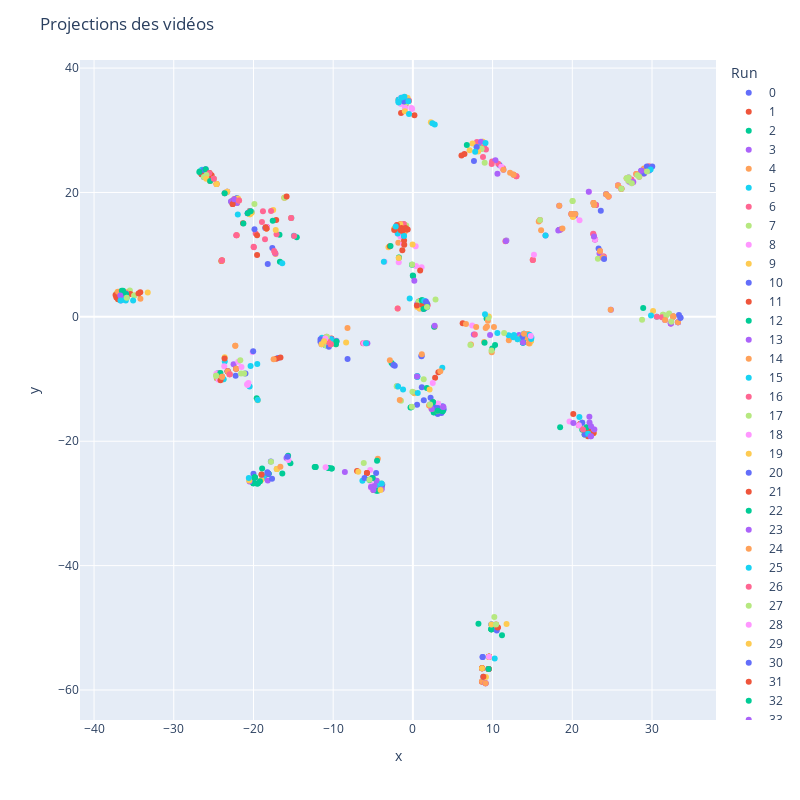

Notebook cell for this chart:
### Code cell
import plotly.express as px

fig = px.scatter(df, x='x', y='y', color='walk_id', hover_data=['best_topic_id'], width=800, height=800, labels={'walk_id': 'Run'})
fig.update_layout(
    title='Projections des vidéos'
)
fig.show()

### Figure 1 — Plotly figure (JSON) as saved in the notebook; plotly's stock layout.template omitted (floating-point values rounded to 4 significant figures)
{"data": [{"customdata": [[12], [4], [12], [12], [4], [6], [0], [6], [6], [4], [6], [0], [6], [6], [6], [6], [6], [6], [6], [6], [6], [6]], "hovertemplate": "Run=0<br>x=%{x}<br>y=%{y}<br>best_topic_id=%{customdata[0]}<extra></extra>", "legendgroup": "0", "marker": {"color": "#636efa", "symbol": "circle"}, "mode": "markers", "name": "0", "orientation": "v", "showlegend": true, "x": [-18.52, -10.64, -20.72, -17.63, -11.6, -1.975, -21.01, -2.273, 1.117, -16.9, 3.118, -22.24, 0.5265, 1.367, 3.865, 3.719, 1.083, 1.084, 3.118, 3.578, 2.22, -2.496], "xaxis": "x", "y": [14.27, -4.0, 16.65, 11.09, -3.993, -11.15, -9.119, -7.845, -11.31, -6.631, -15.57, -9.45, -14.14, -13.4, -14.9, -14.37, -6.344, -6.239, -15.57, -15.46, -13.01, -7.653], "yaxis": "y", "type": "scatter"}, {"customdata": [[0], [12], [6], [9], [13], [8], [6], [2], [2], [2], [9], [7], [2], [3], [11], [8], [14], [14]], "hovertemplate": "Run=1<br>x=%{x}<br>y=%{y}<br>best_topic_id=%{customdata[0]}<extra></extra>", "legendgroup": "1", "marker": {"color": "#EF553B", "symbol": "circle"}, "mode": "markers", "name": "1", "orientation": "v", "showlegend": true, "x": [-17.13, -24.63, 0.5367, 8.148, -18.72, 2.788, 3.199, 21.0, 21.0, 20.83, 6.095, -4.961, 21.96, 8.663, 0.8194, -1.58, 0.1906, -1.794], "xaxis": "x", "y": [-6.717, 21.35, -9.595, 27.68, -25.81, -9.804, -8.914, -17.21, -17.21, -17.41, 25.94, -27.86, -19.19, -58.68, 2.517, 14.9, 32.41, 34.89], "yaxis": "y", "type": "scatter"}, {"customdata": [[6], [12], [4], [6], [6], [6], [6], [6], [3], [12], [12], [2], [4], [11], [13], [12], [12], [1], [0], [0], [0], [3], [3], [4], [7]], "hovertemplate": "Run=2<br>x=%{x}<br>y=%{y}<br>best_topic_id=%{customdata[0]}<extra></extra>", "legendgroup": "2", "marker": {"color": "#00cc96", "symbol": "circle"}, "mode": "markers", "name": "2", "orientation": "v", "showlegend": true, "x": [2.65, -16.74, -2.674, 2.604, 3.722, -0.1974, 1.752, -0.2972, 8.224, -14.57, -20.46, 21.24, -10.94, 0.7103, -12.32, -26.7, -26.52, 9.244, -16.68, -19.59, -24.58, 9.849, 9.849, -11.42, -4.823], "xaxis": "x", "y": [-15.39, 13.19, -7.407, -15.33, -15.19, -14.52, -11.46, -14.57, -49.34, 12.8, 17.01, -17.04, -4.569, 2.376, -24.14, 23.41, 22.91, -0.2552, 8.866, -13.08, -9.873, -50.24, -50.24, -3.878, -27.19], "yaxis": "y", "type": "scatter"}, {"customdata": [[0], [12], [5], [5], [11], [11], [11], [11], [11], [3], [11], [11], [11], [5], [11], [11], [5]], "hovertemplate": "Run=3<br>x=%{x}<br>y=%{y}<br>best_topic_id=%{customdata[0]}<extra></extra>", "legendgroup": "3", "marker": {"color": "#ab63fa", "symbol": "circle"}, "mode": "markers", "name": "3", "orientation": "v", "showlegend": true, "x": [-24.49, -22.61, 32.36, 23.83, 18.36, 11.36, 12.64, 19.9, 23.41, 9.119, 20.34, 16.64, 24.54, 24.84, 22.85, 11.73, 33.26], "xaxis": "x", "y": [-9.066, 18.15, -1.076, 9.527, 17.86, 23.66, 22.86, 16.54, 10.19, -58.91, 16.3, 13.1, 19.35, 1.133, 12.45, 12.28, -0.8661], "yaxis": "y", "type": "scatter"}, {"customdata": [[12], [3], [13], [11], [7], [3], [12], [12], [10], [10], [5], [11], [11], [11], [1], [11], [11]], "hovertemplate": "Run=4<br>x=%{x}<br>y=%{y}<br>best_topic_id=%{customdata[0]}<extra></extra>", "legendgroup": "4", "marker": {"color": "#FFA15A", "symbol": "circle"}, "mode": "markers", "name": "4", "orientation": "v", "showlegend": true, "x": [-17.23, 9.849, -17.07, 20.07, -4.551, 8.677, -24.63, -23.61, -35.92, -36.56, 23.94, 28.98, 15.89, 16.09, 8.941, 26.81, 24.54], "xaxis": "x", "y": [10.11, -50.24, -24.48, 16.1, -26.36, -58.57, 21.35, 19.88, 3.243, 4.117, 9.701, 23.84, 15.51, 13.92, -4.053, 22.31, 19.35], "yaxis": "y", "type": "scatter"}, {"customdata": [[9], [12], [9], [6], [5], [12], [9], [12], [13], [4], [9], [3], [12], [2], [3], [3], [3], [4]], "hovertemplate": "Run=5<br>x=%{x}<br>y=%{y}<br>best_topic_id=%{customdata[0]}<extra></extra>", "legendgroup": "5", "marker": {"color": "#19d3f3", "symbol": "circle"}, "mode": "markers", "name": "5", "orientation": "v", "showlegend": true, "x": [8.917, -22.07, 8.148, 0.5367, -0.4001, -21.97, 8.011, -23.3, -18.72, -11.41, 8.606, 9.506, -26.47, 22.25, 9.549, 9.506, 9.506, -10.94], "xaxis": "x", "y": [27.55, 19.07, 27.68, -9.595, 2.938, 16.46, 27.31, 20.12, -25.81, -3.359, 27.03, -56.61, 23.64, -18.04, -54.65, -56.61, -56.61, -4.57], "yaxis": "y", "type": "scatter"}, {"customdata": [[14], [12], [9], [12], [12], [12], [6], [12], [5], [11], [11], [3], [5], [11], [11], [3], [11], [11], [9], [11], [11]], "hovertemplate": "Run=6<br>x=%{x}<br>y=%{y}<br>best_topic_id=%{customdata[0]}<extra></extra>", "legendgroup": "6", "marker": {"color": "#FF6692", "symbol": "circle"}, "mode": "markers", "name": "6", "orientation": "v", "showlegend": true, "x": [-0.9146, -18.32, 8.795, -20.46, -18.94, -17.1, 0.526, -19.72, 32.66, 23.47, 15.96, 9.119, 31.64, 22.85, 12.99, 15.04, 18.34, 29.0, 11.3, 25.73, 22.73], "xaxis": "x", "y": [34.12, 14.43, 25.7, 17.01, 15.27, 13.27, -9.584, 13.42, 0.06535, 10.6, 15.58, -58.91, -0.4945, 12.45, 22.61, 9.153, 13.95, 23.07, 23.9, 21.12, 18.04], "yaxis": "y", "type": "scatter"}, {"customdata": [[5], [13], [11], [14], [14], [5], [2], [10], [10], [4], [11], [3], [10], [10], [2], [7]], "hovertemplate": "Run=7<br>x=%{x}<br>y=%{y}<br>best_topic_id=%{customdata[0]}<extra></extra>", "legendgroup": "7", "marker": {"color": "#B6E880", "symbol": "circle"}, "mode": "markers", "name": "7", "orientation": "v", "showlegend": true, "x": [23.21, -17.07, 11.65, -1.138, -0.8218, 9.006, 21.34, -37.0, -35.51, -10.94, 0.8531, 9.849, -24.03, -37.19, 21.8, -4.417], "xaxis": "x", "y": [9.358, -24.48, 12.23, 34.61, 34.44, 24.8, -18.1, 2.842, 4.231, -4.569, 1.337, -50.24, 9.002, 3.743, -17.73, -27.64], "yaxis": "y", "type": "scatter"}, {"customdata": [[8], [8], [8], [8], [8], [11], [8], [8], [8], [8], [7], [7], [7], [2], [1], [3], [9]], "hovertemplate": "Run=8<br>x=%{x}<br>y=%{y}<br>best_topic_id=%{customdata[0]}<extra></extra>", "legendgroup": "8", "marker": {"color": "#FF97FF", "symbol": "circle"}, "mode": "markers", "name": "8", "orientation": "v", "showlegend": true, "x": [1.093, 0.3926, 0.3478, -1.778, -3.558, 0.8531, -1.538, -2.0, -1.908, -1.907, -5.358, -5.238, -5.205, 21.24, 7.441, 9.506, 8.487], "xaxis": "x", "y": [7.989, 8.182, 11.34, 8.79, 8.864, 1.337, 12.94, 14.76, 13.41, 13.41, -24.62, -27.49, -26.98, -17.04, -1.383, -56.61, 26.98], "yaxis": "y", "type": "scatter"}, {"customdata": [[4], [10], [10], [11], [11], [3], [3], [8], [13], [1], [1], [1], [13], [13], [13], [6], [4], [7]], "hovertemplate": "Run=9<br>x=%{x}<br>y=%{y}<br>best_topic_id=%{customdata[0]}<extra></extra>", "legendgroup": "9", "marker": {"color": "#FECB52", "symbol": "circle"}, "mode": "markers", "name": "9", "orientation": "v", "showlegend": true, "x": [-8.374, -37.23, -37.06, 0.8531, 0.5414, 9.506, 9.849, -3.064, -17.07, 14.81, 14.81, 14.65, -19.47, -19.0, -19.18, 0.1914, -10.98, -3.916], "xaxis": "x", "y": [-4.141, 3.325, 3.979, 1.337, 1.575, -56.61, -50.24, 11.18, -24.48, -3.871, -3.871, -4.27, -13.42, -26.18, -26.44, -12.3, -3.423, -27.33], "yaxis": "y", "type": "scatter"}, {"customdata": [[4], [0], [12], [13], [1], [3], [11], [3], [3], [3], [7], [7], [3], [7], [11]], "hovertemplate": "Run=10<br>x=%{x}<br>y=%{y}<br>best_topic_id=%{customdata[0]}<extra></extra>", "legendgroup": "10", "marker": {"color": "#636efa", "symbol": "circle"}, "mode": "markers", "name": "10", "orientation": "v", "showlegend": true, "x": [-11.59, -23.23, -26.0, -17.82, 13.94, 8.844, 1.507, 9.506, 8.749, 8.749, -3.843, -4.506, 8.677, -3.915, 23.57], "xaxis": "x", "y": [-3.598, -8.737, 23.72, -23.26, -3.265, -57.88, 1.388, -56.61, -54.69, -54.69, -26.96, -26.85, -56.48, -27.33, 17.07], "yaxis": "y", "type": "scatter"}, {"customdata": [[12], [12], [12], [12], [2], [2], [4], [4], [12], [12], [14], [6], [10], [12], [7], [8], [11], [8], [7], [3], [10], [10], [10], [10], [10], [10], [3]], "hovertemplate": "Run=11<br>x=%{x}<br>y=%{y}<br>best_topic_id=%{customdata[0]}<extra></extra>", "legendgroup": "11", "marker": {"color": "#EF553B", "symbol": "circle"}, "mode": "markers", "name": "11", "orientation": "v", "showlegend": true, "x": [-26.52, -22.07, -22.61, -21.31, 22.0, 22.01, -16.61, -10.21, -17.15, -18.32, -1.486, 2.526, -37.19, -23.94, -7.005, -1.126, 0.9107, -1.894, -5.764, 9.549, -36.57, -36.98, -35.45, -37.3, -24.02, -34.2, 9.549], "xaxis": "x", "y": [22.91, 18.31, 18.15, 15.03, -18.5, -18.25, -6.527, -3.47, 15.57, 14.43, 32.78, -13.73, 3.123, 9.106, -24.8, 14.88, 7.46, 14.06, -25.12, -54.65, 3.472, 2.832, 3.693, 3.508, 8.965, 3.974, -54.65], "yaxis": "y", "type": "scatter"}, {"customdata": [[3], [13], [7], [7], [13], [13], [13], [13], [7], [7], [7], [7], [7], [7], [7], [8], [7], [3]], "hovertemplate": "Run=12<br>x=%{x}<br>y=%{y}<br>best_topic_id=%{customdata[0]}<extra></extra>", "legendgroup": "12", "marker": {"color": "#00cc96", "symbol": "circle"}, "mode": "markers", "name": "12", "orientation": "v", "showlegend": true, "x": [9.549, -20.01, -5.447, -10.16, -20.01, -12.2, -15.36, -20.01, -10.61, -5.447, -10.54, -10.23, -0.007922, -4.403, -4.583, -0.1144, 0.02897, 9.849], "xaxis": "x", "y": [-54.65, -26.75, -26.21, -24.38, -26.75, -24.12, -23.53, -26.75, -24.29, -26.21, -24.31, -24.37, 6.636, -27.95, -27.95, 8.381, 6.562, -50.24], "yaxis": "y", "type": "scatter"}, {"customdata": [[12], [12], [0], [3], [4], [11], [1], [4], [13], [7], [11], [13], [0], [11], [4], [1], [1], [10], [13]], "hovertemplate": "Run=13<br>x=%{x}<br>y=%{y}<br>best_topic_id=%{customdata[0]}<extra></extra>", "legendgroup": "13", "marker": {"color": "#ab63fa", "symbol": "circle"}, "mode": "markers", "name": "13", "orientation": "v", "showlegend": true, "x": [-25.55, -18.32, -22.18, 10.64, -10.23, 0.529, -5.711, -11.45, -20.49, -5.036, 0.529, -18.21, -22.5, 19.9, -9.588, 7.641, 13.32, -36.44, -15.86], "xaxis": "x", "y": [23.09, 14.43, -8.336, -49.95, -3.56, 1.972, -4.236, -4.387, -26.48, -25.92, 1.972, -26.33, -7.612, 16.54, -3.823, -2.834, -2.903, 3.282, -22.68], "yaxis": "y", "type": "scatter"}, {"customdata": [[7], [3], [10], [12], [12], [10], [1], [8], [12], [12], [12], [1], [1], [1], [1], [1], [1], [1], [2], [1], [1], [1], [13], [6], [10], [6]], "hovertemplate": "Run=14<br>x=%{x}<br>y=%{y}<br>best_topic_id=%{customdata[0]}<extra></extra>", "legendgroup": "14", "marker": {"color": "#FFA15A", "symbol": "circle"}, "mode": "markers", "name": "14", "orientation": "v", "showlegend": true, "x": [-5.056, 10.64, -8.204, -22.09, -23.98, -36.0, 9.132, -1.827, -18.36, -18.36, -18.36, 7.941, 14.32, 10.17, 14.54, 14.32, 12.03, 14.43, 9.894, 9.414, 13.56, 2.733, -16.62, 2.05, 1.121, 0.1071], "xaxis": "x", "y": [-25.93, -49.95, -1.779, 13.13, 9.037, 3.96, -1.773, 11.92, 14.21, 14.21, 14.21, -1.645, -3.402, -1.612, -4.255, -3.402, -3.745, -2.756, -5.709, -0.6368, -3.235, -1.576, -24.1, -14.27, -6.001, -12.18], "yaxis": "y", "type": "scatter"}, {"customdata": [[9], [0], [1], [1], [1], [1], [1], [1], [1], [1], [1], [1], [2], [12], [1], [1], [1], [7], [14]], "hovertemplate": "Run=15<br>x=%{x}<br>y=%{y}<br>best_topic_id=%{customdata[0]}<extra></extra>", "legendgroup": "15", "marker": {"color": "#19d3f3", "symbol": "circle"}, "mode": "markers", "name": "15", "orientation": "v", "showlegend": true, "x": [8.011, -23.6, 13.81, 13.81, 12.68, 13.81, 12.01, 14.63, 13.81, 13.81, 13.94, 13.94, 3.689, -15.25, 14.84, 10.6, 14.87, -4.51, -1.794], "xaxis": "x", "y": [27.31, -7.171, -4.113, -4.113, -2.949, -4.113, -2.951, -2.876, -4.113, -4.113, -2.711, -2.711, -8.165, 15.89, -3.544, -2.593, -3.326, -27.03, 34.89], "yaxis": "y", "type": "scatter"}, {"customdata": [[4], [14], [9], [4], [9], [9], [9], [5], [5], [11], [11], [11], [11], [11], [11], [9], [5], [11]], "hovertemplate": "Run=16<br>x=%{x}<br>y=%{y}<br>best_topic_id=%{customdata[0]}<extra></extra>", "legendgroup": "16", "marker": {"color": "#FF6692", "symbol": "circle"}, "mode": "markers", "name": "16", "orientation": "v", "showlegend": true, "x": [-10.82, -0.5069, 8.917, -6.242, 9.931, 8.035, 9.17, 32.66, 23.83, 22.64, 26.15, 24.54, 28.02, 28.4, 29.53, 8.917, 23.94, 29.61], "xaxis": "x", "y": [-3.196, 34.76, 27.55, -4.224, 25.0, 28.1, 26.93, 0.06535, 9.528, 13.29, 20.62, 19.35, 22.98, 22.53, 24.04, 27.55, 9.701, 24.21], "yaxis": "y", "type": "scatter"}, {"customdata": [[9], [9], [12], [13], [9], [6], [12], [6], [0], [5], [2], [1], [1], [7], [7], [11], [6]], "hovertemplate": "Run=17<br>x=%{x}<br>y=%{y}<br>best_topic_id=%{customdata[0]}<extra></extra>", "legendgroup": "17", "marker": {"color": "#B6E880", "symbol": "circle"}, "mode": "markers", "name": "17", "orientation": "v", "showlegend": true, "x": [8.606, 8.011, -22.07, -18.99, 8.606, -2.032, -23.61, -0.1219, -23.75, 31.38, 22.67, 13.14, 11.45, -6.165, -3.933, 0.7103, -1.491], "xaxis": "x", "y": [27.03, 27.31, 18.31, -25.34, 27.03, -11.15, 19.88, -14.47, -10.05, 0.3486, -18.66, -3.61, -2.602, -23.49, -26.81, 2.376, -13.49], "yaxis": "y", "type": "scatter"}, {"customdata": [[4], [2], [6], [5], [2], [14], [14], [14], [14], [14], [14], [14], [14], [14], [13], [7], [8]], "hovertemplate": "Run=18<br>x=%{x}<br>y=%{y}<br>best_topic_id=%{customdata[0]}<extra></extra>", "legendgroup": "18", "marker": {"color": "#FF97FF", "symbol": "circle"}, "mode": "markers", "name": "18", "orientation": "v", "showlegend": true, "x": [-6.119, 19.65, 2.493, 32.42, 22.78, -1.513, -1.461, -1.513, -1.461, -0.9969, -0.9969, -0.9969, -0.1783, -0.09306, -15.61, -10.95, -1.546], "xaxis": "x", "y": [-4.237, -16.84, -10.63, -0.7754, -18.12, 34.26, 35.23, 34.26, 35.23, 33.57, 33.57, 33.57, 33.59, 33.41, -23.02, -24.19, 12.94], "yaxis": "y", "type": "scatter"}, {"customdata": [[10], [3], [5], [5], [13], [14], [14], [14], [14], [7], [14], [9], [9], [9], [9], [12], [9]], "hovertemplate": "Run=19<br>x=%{x}<br>y=%{y}<br>best_topic_id=%{customdata[0]}<extra></extra>", "legendgroup": "19", "marker": {"color": "#FECB52", "symbol": "circle"}, "mode": "markers", "name": "19", "orientation": "v", "showlegend": true, "x": [-34.96, 9.549, 30.13, 9.525, -20.53, -0.6766, -1.007, -0.9622, -0.6778, -6.853, 2.258, 7.479, 8.762, 7.119, 8.762, -1.904, 8.184], "xaxis": "x", "y": [3.444, -54.65, 0.9234, 0.06001, -26.32, 35.19, 33.07, 35.33, 35.19, -24.92, 31.3, 27.89, 28.16, 26.81, 28.16, 1.344, 26.61], "yaxis": "y", "type": "scatter"}, {"customdata": [[12], [9], [12], [5], [11], [5], [11], [11], [11], [11], [11], [11], [11], [11], [11], [9], [5], [11]], "hovertemplate": "Run=20<br>x=%{x}<br>y=%{y}<br>best_topic_id=%{customdata[0]}<extra></extra>", "legendgroup": "20", "marker": {"color": "#636efa", "symbol": "circle"}, "mode": "markers", "name": "20", "orientation": "v", "showlegend": true, "x": [-26.24, 8.011, -19.87, 32.66, 27.07, 33.26, 29.35, 20.37, 28.65, 22.97, 25.73, 30.03, 18.34, 29.65, 29.0, 10.87, 31.64, 23.3], "xaxis": "x", "y": [23.61, 27.31, 14.08, 0.06535, 22.39, -0.8661, 24.19, 16.54, 23.49, 17.97, 21.12, 24.16, 13.95, 23.53, 23.07, 24.41, -0.4945, 10.99], "yaxis": "y", "type": "scatter"}, {"customdata": [[3], [3], [3], [3], [3], [11], [3], [3], [3], [0], [11]], "hovertemplate": "Run=21<br>x=%{x}<br>y=%{y}<br>best_topic_id=%{customdata[0]}<extra></extra>", "legendgroup": "21", "marker": {"color": "#EF553B", "symbol": "circle"}, "mode": "markers", "name": "21", "orientation": "v", "showlegend": true, "x": [9.549, 9.549, 8.677, 9.549, 8.677, 22.66, 10.64, 8.677, 9.506, -22.18, 0.5053], "xaxis": "x", "y": [-54.65, -54.65, -56.48, -54.65, -56.48, 18.3, -49.95, -56.48, -56.61, -8.336, 1.844], "yaxis": "y", "type": "scatter"}, {"customdata": [[1], [13], [13], [13], [12], [8], [13], [13], [13], [13], [3], [13], [2], [2], [12], [1]], "hovertemplate": "Run=22<br>x=%{x}<br>y=%{y}<br>best_topic_id=%{customdata[0]}<extra></extra>", "legendgroup": "22", "marker": {"color": "#00cc96", "symbol": "circle"}, "mode": "markers", "name": "22", "orientation": "v", "showlegend": true, "x": [10.31, -18.11, -18.11, -18.11, -26.0, -15.65, -19.19, -19.52, -18.91, -12.23, 9.849, -16.38, 18.47, 21.55, -22.79, 13.81], "xaxis": "x", "y": [-4.506, -25.22, -25.22, -25.22, 23.72, -22.33, -26.44, -26.83, -24.4, -24.13, -50.24, -25.19, -17.76, -18.94, 18.56, -4.113], "yaxis": "y", "type": "scatter"}, {"customdata": [[7], [12], [2], [12], [12], [12], [12], [7], [7], [3], [11], [1], [10], [7], [7], [7], [11], [3], [3]], "hovertemplate": "Run=23<br>x=%{x}<br>y=%{y}<br>best_topic_id=%{customdata[0]}<extra></extra>", "legendgroup": "23", "marker": {"color": "#ab63fa", "symbol": "circle"}, "mode": "markers", "name": "23", "orientation": "v", "showlegend": true, "x": [-5.062, -22.79, 22.14, -22.79, -22.07, -23.61, -17.27, 0.1792, -4.823, 9.506, 1.599, 9.684, -36.63, -3.912, -5.258, -4.551, 1.347, 9.854, 9.854], "xaxis": "x", "y": [-25.93, 18.56, -16.07, 18.56, 18.31, 19.88, 10.21, 5.787, -27.19, -56.61, 2.511, -2.936, 2.632, -27.7, -27.36, -26.36, 1.271, -49.46, -49.46], "yaxis": "y", "type": "scatter"}, {"customdata": [[0], [0], [0], [11], [4], [7], [6], [8], [6], [1], [3], [5], [3], [2], [10], [12], [1], [10], [12]], "hovertemplate": "Run=24<br>x=%{x}<br>y=%{y}<br>best_topic_id=%{customdata[0]}<extra></extra>", "legendgroup": "24", "marker": {"color": "#FFA15A", "symbol": "circle"}, "mode": "markers", "name": "24", "orientation": "v", "showlegend": true, "x": [-17.47, -24.58, -24.16, 15.05, -5.883, -4.397, 2.348, -1.042, -2.888, 7.283, 9.506, 24.81, 9.549, 3.442, -34.18, -16.06, 9.297, -36.99, -16.14], "xaxis": "x", "y": [-6.833, -9.873, -9.018, 9.191, -4.239, -22.83, -14.82, 13.62, -6.978, -4.452, -56.61, 1.123, -54.65, -8.764, 2.915, 19.21, -1.537, 4.046, 19.17], "yaxis": "y", "type": "scatter"}, {"customdata": [[6], [1], [3], [12], [0], [13], [12], [10], [7], [7], [8], [8], [11], [11], [5], [11], [11]], "hovertemplate": "Run=25<br>x=%{x}<br>y=%{y}<br>best_topic_id=%{customdata[0]}<extra></extra>", "legendgroup": "25", "marker": {"color": "#19d3f3", "symbol": "circle"}, "mode": "markers", "name": "25", "orientation": "v", "showlegend": true, "x": [-1.233, 12.59, 10.26, -20.22, -20.48, -19.46, -14.93, -36.02, -3.933, -6.331, -1.9, -1.121, 16.64, 1.182, 30.6, 29.82, 24.25], "xaxis": "x", "y": [-11.66, -3.29, -54.92, 16.87, -11.19, -13.36, 13.02, 2.613, -26.81, -26.34, 13.4, 13.02, 13.1, 1.943, 0.01279, 23.69, 19.71], "yaxis": "y", "type": "scatter"}, {"customdata": [[12], [5], [11], [11], [11], [11], [9], [11], [11], [11], [11], [11], [11], [12], [11], [11], [3]], "hovertemplate": "Run=26<br>x=%{x}<br>y=%{y}<br>best_topic_id=%{customdata[0]}<extra></extra>", "legendgroup": "26", "marker": {"color": "#FF6692", "symbol": "circle"}, "mode": "markers", "name": "26", "orientation": "v", "showlegend": true, "x": [-23.96, 32.36, 27.64, 27.43, 22.62, 22.97, 10.71, 25.73, 1.859, 19.9, 22.72, 24.25, 22.73, 11.61, 18.54, 12.99, 15.04], "xaxis": "x", "y": [9.078, -1.076, 21.69, 22.08, 13.36, 17.97, 24.64, 21.12, 1.849, 16.54, 12.92, 19.71, 18.04, 12.17, 14.05, 22.61, 9.152], "yaxis": "y", "type": "scatter"}, {"customdata": [[8], [2], [1], [6], [6], [8], [10], [6], [8], [5], [5], [6], [5], [5], [2], [11], [12]], "hovertemplate": "Run=27<br>x=%{x}<br>y=%{y}<br>best_topic_id=%{customdata[0]}<extra></extra>", "legendgroup": "27", "marker": {"color": "#B6E880", "symbol": "circle"}, "mode": "markers", "name": "27", "orientation": "v", "showlegend": true, "x": [-0.8314, 21.55, 7.214, -0.05943, 3.155, -0.08898, -34.96, 3.147, -1.761, 9.478, 32.14, 1.358, 28.75, 31.38, 22.67, 1.795, -16.11], "xaxis": "x", "y": [14.7, -18.94, -4.512, -12.04, -13.98, 8.416, 3.444, -14.62, 9.534, -0.1346, 0.5539, -10.05, -0.4664, 0.3486, -18.66, 2.104, 19.17], "yaxis": "y", "type": "scatter"}, {"customdata": [[8], [5], [5], [5], [11], [11], [11], [5], [9], [3], [12], [11], [11], [11], [11], [11], [11]], "hovertemplate": "Run=28<br>x=%{x}<br>y=%{y}<br>best_topic_id=%{customdata[0]}<extra></extra>", "legendgroup": "28", "marker": {"color": "#FF97FF", "symbol": "circle"}, "mode": "markers", "name": "28", "orientation": "v", "showlegend": true, "x": [-1.239, 32.66, 31.64, 23.83, 22.85, 27.64, 22.08, 33.26, 11.09, 15.19, -18.33, 20.91, 27.46, 24.54, 27.0, 25.73, 27.07], "xaxis": "x", "y": [11.74, 0.06535, -0.4945, 9.528, 12.45, 21.69, 20.11, -0.8661, 24.14, 9.968, 14.43, 15.53, 21.5, 19.35, 21.91, 21.11, 22.39], "yaxis": "y", "type": "scatter"}, {"customdata": [[3], [12], [6], [2], [3], [6], [3], [0], [12], [10], [11], [3], [3], [7]], "hovertemplate": "Run=29<br>x=%{x}<br>y=%{y}<br>best_topic_id=%{customdata[0]}<extra></extra>", "legendgroup": "29", "marker": {"color": "#FECB52", "symbol": "circle"}, "mode": "markers", "name": "29", "orientation": "v", "showlegend": true, "x": [11.75, -24.63, 2.096, 22.67, 9.165, 3.107, 9.549, -23.61, -17.53, -33.26, 20.07, 8.677, 9.549, -4.051], "xaxis": "x", "y": [-49.38, 21.35, -11.69, -18.66, -57.92, -15.1, -54.65, -6.513, 17.17, 3.928, 16.11, -56.48, -54.65, -27.84], "yaxis": "y", "type": "scatter"}, {"customdata": [[6], [13], [6], [0], [7], [10], [1], [12], [13], [4], [13], [12], [12], [13], [13], [13], [13], [2], [2], [14]], "hovertemplate": "Run=30<br>x=%{x}<br>y=%{y}<br>best_topic_id=%{customdata[0]}<extra></extra>", "legendgroup": "30", "marker": {"color": "#636efa", "symbol": "circle"}, "mode": "markers", "name": "30", "orientation": "v", "showlegend": true, "x": [2.153, -18.11, -2.426, -23.23, -8.196, -35.99, 13.71, -26.23, -19.85, -10.54, -19.85, -22.07, -20.72, -20.0, -18.96, -17.67, -18.26, 21.55, 21.24, -1.132], "xaxis": "x", "y": [-14.09, -25.22, -7.73, -8.737, -6.779, 3.758, -3.235, 22.48, -25.82, -4.814, -25.82, 19.07, 16.67, -25.23, -25.39, -26.04, -25.0, -18.94, -17.04, 34.61], "yaxis": "y", "type": "scatter"}, {"customdata": [[12], [12], [7], [12], [12], [3], [12], [12], [12], [2], [0], [12], [11], [1], [3], [2], [10], [9], [9], [12], [13]], "hovertemplate": "Run=31<br>x=%{x}<br>y=%{y}<br>best_topic_id=%{customdata[0]}<extra></extra>", "legendgroup": "31", "marker": {"color": "#EF553B", "symbol": "circle"}, "mode": "markers", "name": "31", "orientation": "v", "showlegend": true, "x": [-25.25, -23.3, -5.764, -22.61, -25.67, 8.842, -18.47, -19.55, -22.41, 22.67, -22.99, -18.36, 1.183, 6.247, 10.43, 20.12, -34.42, 6.47, -15.84, -25.5, -18.99], "xaxis": "x", "y": [22.76, 20.12, -25.12, 18.15, 22.43, -57.87, 14.39, 9.927, 18.9, -18.66, -9.216, 14.21, 1.949, -1.037, -49.46, -15.6, 3.768, 26.17, 19.35, 23.12, -25.34], "yaxis": "y", "type": "scatter"}, {"customdata": [[3], [2], [1], [13], [12], [9], [1], [7], [6], [10], [10], [8], [10], [3], [11], [11]], "hovertemplate": "Run=32<br>x=%{x}<br>y=%{y}<br>best_topic_id=%{customdata[0]}<extra></extra>", "legendgroup": "32", "marker": {"color": "#00cc96", "symbol": "circle"}, "mode": "markers", "name": "32", "orientation": "v", "showlegend": true, "x": [9.849, 21.25, 8.992, 2.668, -21.27, 6.767, 9.956, -4.498, 2.525, -36.52, -35.99, -1.747, -36.36, 11.18, 1.135, 1.137], "xaxis": "x", "y": [-50.24, -18.16, -4.183, -1.571, 15.0, 27.62, -5.078, -23.15, -13.74, 4.195, 3.636, 9.56, 4.185, -51.2, 2.659, 2.66], "yaxis": "y", "type": "scatter"}, {"customdata": [[1], [5], [11], [11], [9], [11], [11], [11], [11], [5], [11], [3], [11], [11], [11], [5], [11], [11]], "hovertemplate": "Run=33<br>x=%{x}<br>y=%{y}<br>best_topic_id=%{customdata[0]}<extra></extra>", "legendgroup": "33", "marker": {"color": "#ab63fa", "symbol": "circle"}, "mode": "markers", "name": "33", "orientation": "v", "showlegend": true, "x": [13.81, 32.36, 19.9, 24.25, 10.36, 22.72, 18.24, 11.67, 18.54, 23.84, 28.65, 9.119, 26.15, 27.16, 27.64, 33.26, 22.06, 10.61], "xaxis": "x", "y": [-4.113, -1.076, 16.54, 19.71, 25.18, 12.92, 13.88, 12.21, 14.05, 9.525, 23.49, -58.91, 20.62, 21.74, 21.69, -0.8661, 20.11, 23.01], "yaxis": "y", "type": "scatter"}, {"customdata": [[0], [4], [5], [5], [11], [11], [11], [11], [5], [11], [11], [11], [11], [11], [11], [11], [11], [11]], "hovertemplate": "Run=34<br>x=%{x}<br>y=%{y}<br>best_topic_id=%{customdata[0]}<extra></extra>", "legendgroup": "34", "marker": {"color": "#FFA15A", "symbol": "circle"}, "mode": "markers", "name": "34", "orientation": "v", "showlegend": true, "x": [-22.18, -9.658, 32.66, 23.83, 18.36, 11.36, 19.9, 25.73, 33.26, 23.47, 22.73, 15.79, 22.66, 19.9, 26.15, 28.02, 18.77, 26.15], "xaxis": "x", "y": [-8.336, -4.395, 0.06535, 9.527, 17.86, 23.66, 16.54, 21.12, -0.8661, 10.6, 18.04, 15.34, 18.3, 16.54, 20.62, 22.98, 14.21, 20.62], "yaxis": "y", "type": "scatter"}, {"customdata": [[10], [1], [10], [1], [6], [2], [6], [3], [0], [0], [11], [0], [4], [4], [6], [6], [0]], "hovertemplate": "Run=35<br>x=%{x}<br>y=%{y}<br>best_topic_id=%{customdata[0]}<extra></extra>", "legendgroup": "35", "marker": {"color": "#19d3f3", "symbol": "circle"}, "mode": "markers", "name": "35", "orientation": "v", "showlegend": true, "x": [-35.9, 12.68, -36.21, 13.14, 0.5564, 21.98, 0.5584, 9.854, -23.75, -20.36, 1.422, -19.52, -10.24, -9.593, -1.855, 0.6071, -16.39], "xaxis": "x", "y": [3.088, -2.948, 2.763, -3.61, -9.66, -18.8, -9.518, -49.46, -10.05, -7.921, 2.599, -7.565, -3.618, -3.978, -11.21, -12.23, 8.639], "yaxis": "y", "type": "scatter"}, {"customdata": [[12], [12], [5], [1], [5], [12], [12], [8], [4], [9], [12], [12], [12], [12], [12], [12], [14]], "hovertemplate": "Run=36<br>x=%{x}<br>y=%{y}<br>best_topic_id=%{customdata[0]}<extra></extra>", "legendgroup": "36", "marker": {"color": "#FF6692", "symbol": "circle"}, "mode": "markers", "name": "36", "orientation": "v", "showlegend": true, "x": [-17.31, -18.55, 31.24, 7.774, 30.6, -17.79, -19.98, -1.138, -10.64, 9.888, -25.55, -18.81, -17.41, -24.98, -14.9, -25.44, -0.5069], "xaxis": "x", "y": [10.32, 12.48, -0.0616, -2.83, 0.01276, 17.03, 11.26, 14.89, -4.0, 24.59, 23.09, 16.98, 10.58, 22.22, 13.02, 21.83, 34.76], "yaxis": "y", "type": "scatter"}, {"customdata": [[11], [12], [4], [12], [12], [12], [5], [11], [5], [11], [11], [11], [11], [11], [11], [11], [11], [11], [11]], "hovertemplate": "Run=37<br>x=%{x}<br>y=%{y}<br>best_topic_id=%{customdata[0]}<extra></extra>", "legendgroup": "37", "marker": {"color": "#B6E880", "symbol": "circle"}, "mode": "markers", "name": "37", "orientation": "v", "showlegend": true, "x": [2.842, -24.98, -10.79, -26.22, -19.88, -25.9, 32.66, 15.95, 31.79, 27.47, 20.03, 26.81, 20.03, 28.4, 26.15, 22.73, 28.18, 29.37, 27.07], "xaxis": "x", "y": [2.794, 22.22, -3.19, 22.48, 18.16, 22.81, 0.06535, 15.58, 0.2153, 21.5, 18.64, 22.31, 18.64, 22.53, 20.62, 18.04, 22.79, 23.38, 22.39], "yaxis": "y", "type": "scatter"}, {"customdata": [[0], [3], [0], [0], [0], [4], [6], [6], [2], [0], [0], [0], [0], [0], [1], [12], [0], [0]], "hovertemplate": "Run=38<br>x=%{x}<br>y=%{y}<br>best_topic_id=%{customdata[0]}<extra></extra>", "legendgroup": "38", "marker": {"color": "#FF97FF", "symbol": "circle"}, "mode": "markers", "name": "38", "orientation": "v", "showlegend": true, "x": [-22.99, 9.549, -23.66, -20.73, -21.9, -10.98, 3.155, 3.155, 20.83, -20.11, -20.8, -21.5, -24.65, -24.37, 14.79, -23.3, -20.63, -20.74], "xaxis": "x", "y": [-9.216, -54.65, -7.927, -10.91, -7.228, -3.49, -13.98, -13.98, -17.41, -5.645, -10.83, -8.069, -9.137, -10.12, -3.079, 20.12, -10.63, -10.91], "yaxis": "y", "type": "scatter"}, {"customdata": [[8], [3], [8], [8], [12], [12], [4], [12], [8], [8], [12], [8], [12], [12], [12], [12], [4], [8]], "hovertemplate": "Run=39<br>x=%{x}<br>y=%{y}<br>best_topic_id=%{customdata[0]}<extra></extra>", "legendgroup": "39", "marker": {"color": "#FECB52", "symbol": "circle"}, "mode": "markers", "name": "39", "orientation": "v", "showlegend": true, "x": [-0.7921, 9.854, -1.58, -0.03682, -23.3, -20.44, -11.14, -25.93, -1.48, -1.777, -20.22, -2.326, -21.93, -20.44, -17.21, -25.44, -11.45, -2.332], "xaxis": "x", "y": [14.04, -49.46, 14.9, 11.63, 20.12, 16.52, -3.932, 22.19, 14.29, 9.483, 16.73, 14.21, 19.02, 16.52, 13.96, 21.83, -4.387, 14.16], "yaxis": "y", "type": "scatter"}, {"customdata": [[0], [6], [6], [9], [13], [12], [7], [0], [11], [5], [5], [3], [7], [5], [11], [5]], "hovertemplate": "Run=40<br>x=%{x}<br>y=%{y}<br>best_topic_id=%{customdata[0]}<extra></extra>", "legendgroup": "40", "marker": {"color": "#636efa", "symbol": "circle"}, "mode": "markers", "name": "40", "orientation": "v", "showlegend": true, "x": [-23.24, 3.124, 2.674, 7.66, -15.73, -18.21, -6.069, -20.04, 1.638, 33.57, 33.57, 10.52, -4.614, 23.99, 1.795, 33.38], "xaxis": "x", "y": [-8.729, -14.64, -14.54, 25.05, -22.51, 8.512, -25.89, -5.549, 2.425, -0.1599, -0.1599, -50.43, -25.11, 9.311, 2.104, 0.2999], "yaxis": "y", "type": "scatter"}, {"customdata": [[0], [0], [12], [8], [3], [0], [3], [8], [8], [8], [8], [8], [8], [8], [8], [8], [8], [8]], "hovertemplate": "Run=41<br>x=%{x}<br>y=%{y}<br>best_topic_id=%{customdata[0]}<extra></extra>", "legendgroup": "41", "marker": {"color": "#EF553B", "symbol": "circle"}, "mode": "markers", "name": "41", "orientation": "v", "showlegend": true, "x": [-23.62, -23.24, -19.55, -0.7921, 9.506, -24.14, 10.64, -1.108, -1.564, -1.439, -1.338, -0.9112, -1.086, -0.6489, -2.336, -2.0, -1.325, -2.892], "xaxis": "x", "y": [-6.679, -8.729, 13.13, 14.04, -56.61, -10.2, -49.95, 12.28, 13.98, 14.29, 13.82, 14.28, 11.61, 14.04, 13.97, 14.76, 10.72, 11.37], "yaxis": "y", "type": "scatter"}, {"customdata": [[12], [6], [11], [7], [8], [13], [11], [13], [12], [4], [12], [12], [13], [6], [6], [12], [0], [2], [4], [0], [13], [5], [3], [12], [13], [13]], "hovertemplate": "Run=42<br>x=%{x}<br>y=%{y}<br>best_topic_id=%{customdata[0]}<extra></extra>", "legendgroup": "42", "marker": {"color": "#00cc96", "symbol": "circle"}, "mode": "markers", "name": "42", "orientation": "v", "showlegend": true, "x": [-23.61, 2.526, 1.347, -5.056, -2.806, -19.85, 1.768, -19.85, -25.44, -9.658, -26.79, -17.58, -19.42, 3.107, 3.752, -20.36, -24.16, 21.8, -9.593, -23.94, -19.85, 28.89, 9.506, -20.72, -19.85, -19.85], "xaxis": "x", "y": [19.88, -13.74, 1.271, -25.93, 11.41, -25.82, 1.583, -25.82, 21.83, -4.395, 23.29, 15.46, -26.75, -15.1, -15.12, 17.0, -9.018, -17.73, -3.978, -9.613, -25.82, 1.413, -56.61, 16.67, -25.82, -25.82], "yaxis": "y", "type": "scatter"}, {"customdata": [[12], [6], [6], [6], [6], [1], [2], [2], [2], [2], [2], [2], [7], [7], [10], [9]], "hovertemplate": "Run=43<br>x=%{x}<br>y=%{y}<br>best_topic_id=%{customdata[0]}<extra></extra>", "legendgroup": "43", "marker": {"color": "#ab63fa", "symbol": "circle"}, "mode": "markers", "name": "43", "orientation": "v", "showlegend": true, "x": [-22.42, 2.35, 0.526, 3.817, 3.817, 2.727, 22.35, 22.28, 22.36, 22.16, 20.13, 22.75, -4.961, -8.536, -36.71, 8.543], "xaxis": "x", "y": [18.9, -14.82, -9.584, -14.5, -14.5, -1.412, -19.2, -19.2, -17.57, -16.97, -17.05, -18.1, -27.86, -24.94, 3.427, 28.16], "yaxis": "y", "type": "scatter"}, {"customdata": [[0], [0], [0], [0], [12], [0], [12], [6], [6], [4], [0], [1], [1], [5], [11], [11], [11], [11], [11], [11], [3], [11], [11], [5], [5]], "hovertemplate": "Run=44<br>x=%{x}<br>y=%{y}<br>best_topic_id=%{customdata[0]}<extra></extra>", "legendgroup": "44", "marker": {"color": "#FFA15A", "symbol": "circle"}, "mode": "markers", "name": "44", "orientation": "v", "showlegend": true, "x": [-22.28, -22.28, -23.94, -22.99, -21.81, -23.23, -15.27, 2.05, -1.645, -10.3, -23.94, 13.94, 6.659, 32.66, 12.64, 20.37, 12.19, 24.25, 19.9, 22.73, 9.119, 24.54, 12.59, 32.66, 31.64], "xaxis": "x", "y": [-4.651, -4.651, -9.613, -9.216, 18.72, -8.737, 15.9, -14.27, -13.37, -4.399, -9.613, -2.711, -1.145, 0.06535, 22.86, 16.54, 23.19, 19.71, 16.54, 18.04, -58.91, 19.35, 22.89, 0.06535, -0.4945], "yaxis": "y", "type": "scatter"}, {"customdata": [[2], [14], [4], [5], [5], [14], [9], [14], [14], [14], [14], [8], [14], [9], [8], [9], [10], [8], [10], [13]], "hovertemplate": "Run=45<br>x=%{x}<br>y=%{y}<br>best_topic_id=%{customdata[0]}<extra></extra>", "legendgroup": "45", "marker": {"color": "#19d3f3", "symbol": "circle"}, "mode": "markers", "name": "45", "orientation": "v", "showlegend": true, "x": [20.89, -1.779, -5.879, 9.047, 29.87, -0.4876, 2.742, -1.825, -1.064, -1.461, -0.5589, -2.158, 2.443, 9.111, -1.122, 7.815, -36.68, -3.643, -35.1, -20.58], "xaxis": "x", "y": [-16.12, 34.46, -4.239, 0.4037, 0.2305, 32.63, 30.91, 34.58, 35.39, 35.23, 34.66, 14.53, 31.14, 27.94, 13.02, 26.55, 2.631, 8.876, 2.647, -25.91], "yaxis": "y", "type": "scatter"}, {"customdata": [[12], [0], [12], [12], [4], [4], [2], [12], [12], [12]], "hovertemplate": "Run=46<br>x=%{x}<br>y=%{y}<br>best_topic_id=%{customdata[0]}<extra></extra>", "legendgroup": "46", "marker": {"color": "#FF6692", "symbol": "circle"}, "mode": "markers", "name": "46", "orientation": "v", "showlegend": true, "x": [-21.81, -22.99, -15.27, -22.14, -10.3, -1.911, 21.34, -22.15, -24.98, -19.95], "xaxis": "x", "y": [18.72, -9.216, 15.9, 13.11, -4.399, 1.34, -18.1, 13.1, 22.22, 11.21], "yaxis": "y", "type": "scatter"}, {"customdata": [[6], [5], [7], [1], [3], [0], [0], [3], [13], [0], [0], [0], [11], [10], [11]], "hovertemplate": "Run=47<br>x=%{x}<br>y=%{y}<br>best_topic_id=%{customdata[0]}<extra></extra>", "legendgroup": "47", "marker": {"color": "#B6E880", "symbol": "circle"}, "mode": "markers", "name": "47", "orientation": "v", "showlegend": true, "x": [2.153, 32.42, -5.447, 9.861, 10.43, -21.56, -21.17, 10.22, -17.8, -24.69, -21.65, -24.69, 27.03, -35.9, 1.767], "xaxis": "x", "y": [-14.09, -0.7745, -26.21, -5.419, -49.46, -9.113, -9.117, -48.26, -23.29, -9.451, -6.996, -9.451, 21.87, 3.07, 1.582], "yaxis": "y", "type": "scatter"}], "layout": {"xaxis": {"anchor": "y", "domain": [0.0, 1.0], "title": {"text": "x"}}, "yaxis": {"anchor": "x", "domain": [0.0, 1.0], "title": {"text": "y"}}, "legend": {"title": {"text": "Run"}, "tracegroupgap": 0}, "margin": {"t": 60}, "height": 800, "width": 800, "title": {"text": "Projections des vidéos"}}}
